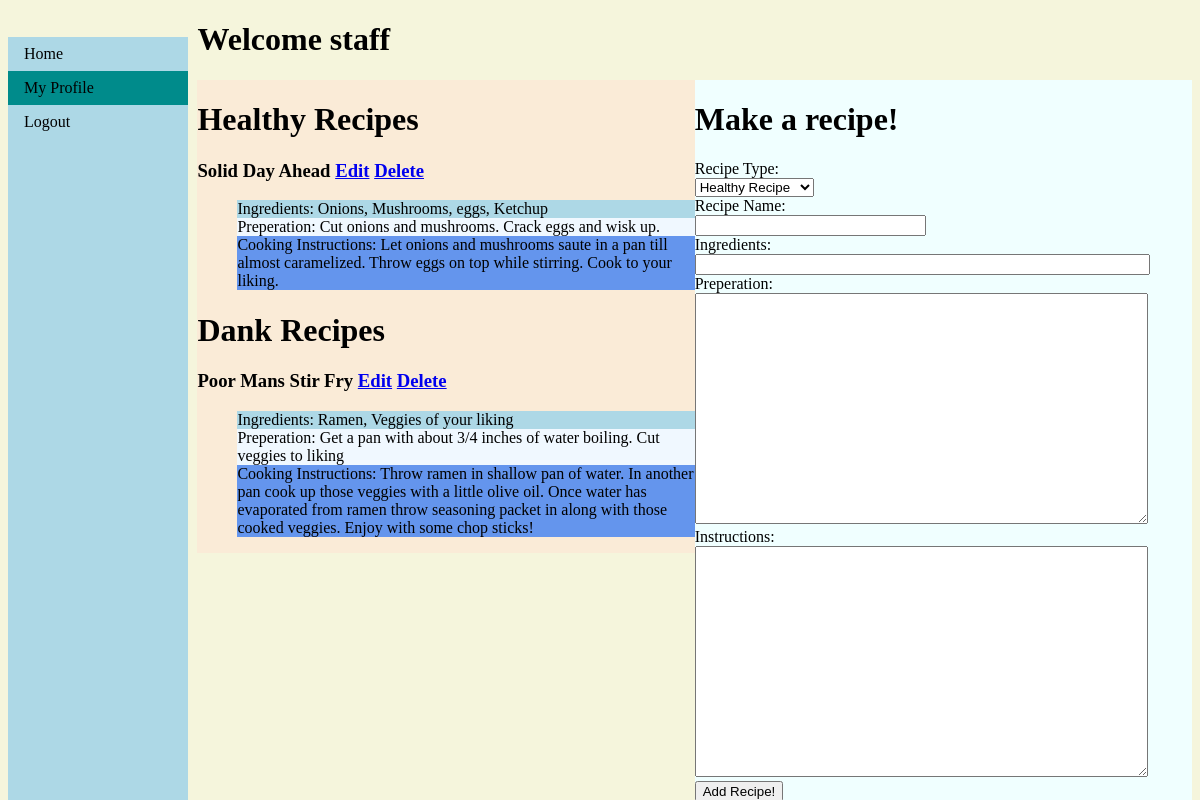
The app's page /profile (signed in) with its own data.
### app.py (models this page shows)
class User(UserMixin, db.Model):
    id       = db.Column(db.Integer, primary_key=True)
    username = db.Column(db.String(20), unique=True, nullable=False)
    password = db.Column(db.String(40), nullable=False)
    name     = db.Column(db.String(40), nullable=False)
    hlthyrec = db.relationship('HlthyRec', backref='user')
    dankrec  = db.relationship('DankRec', backref='user')

class HlthyRec(db.Model):
    id =            db.Column(db.Integer, primary_key=True)
    name        =   db.Column(db.String(100))
    ingredients =   db.Column(db.String(1000))
    preperation =   db.Column(db.String(10000))
    cooking     =   db.Column(db.String(10000))
    userId      =   db.Column(db.Integer, db.ForeignKey('user.id'))

class DankRec(db.Model):
    id          = db.Column(db.Integer, primary_key=True)
    name        = db.Column(db.String(100))
    ingredients = db.Column(db.String(1000))
    preperation = db.Column(db.String(10000))
    cooking     = db.Column(db.String(1000))
    userId      = db.Column(db.Integer, db.ForeignKey('user.id'))

### app.py (the view)
@app.route('/profile', methods=['POST', 'GET'])
@login_required
def usersdata():
    id = current_user.id
    hlthyRecs = HlthyRec.query.filter_by(userId=id)
    dankRecs = DankRec.query.filter_by(userId=id)
    username = current_user.username
    if request.method=='POST':
        if request.form['recType']=='Healthy Recipe':
            recTypeCreate(HlthyRec)
        if request.form['recType']=='That Dank Dank':
            recTypeCreate(DankRec)
    return render_template('profile.html', hlthyRecs=hlthyRecs, dankRecs=dankRecs,
                           username=username)

### app.py (called while the page is built)
@login_manager.user_loader
def load_user(uid):
    user = User.query.get(uid)
    return user

### templates/profile.html (shortened to what this page needs)
<!DOCTYPE html>
<html lang="en">
<head>
</head>
<body>
    {% extends "base.html" %}
    {% block content %}
    <div class="main">
        <h1>Welcome {{username}}</h1>
        <div id="left">
            <h1>Healthy Recipes</h1>
            {% if hlthyRecs %}
                {% for item in hlthyRecs %}
                    <h3>{{item.name}} <a href="/edithlthy/{{item.id}}">Edit</a> <a href="/hlthydelete/{{item.id}}">Delete</a> </h3>
                    <ul>
                        <li class="ingredients">Ingredients: {{item.ingredients}}</li>
                        <li class="preperation">Preperation: {{item.preperation}}</li>
                        <li class="cooking">Cooking Instructions: {{item.cooking}}</li>
                    </ul>
                {% endfor %}
            {% endif %}
            <h1>Dank Recipes</h1>
            {% if dankRecs %}
                {% for item in dankRecs %}
                    <h3>{{item.name}} <a href="/editdank/{{item.id}}">Edit</a> <a href="/dankdelete/{{item.id}}">Delete</a> </h3>
                    <ul>
                        <li class="ingredients">Ingredients: {{item.ingredients}}</li>
                        <li class="preperation">Preperation: {{item.preperation}}</li>
                        <li class="cooking">Cooking Instructions: {{item.cooking}}</li>
                    </ul>
                {% endfor %}
            {% endif %}
        </div>
        <div id="right">
            <h1>Make a recipe!</h1>
            <form action="/profile" method="POST">
                <lable for="recType">Recipe Type:</lable><br>
                <select id="recType" name="recType">
                    <option name="hlthyRec">Healthy Recipe</option>
                </select><br>
                <label for="recname">Recipe Name:</label><br>
                <input style="width: 45%;" type="text" id="recname" name="recname"><br>
                <label for="ingredients">Ingredients:</label><br>
                <input class="recentry" type="text" id="ingredients" name="ingredients"><br>
                <label for="preperation">Preperation:</label><br>
                <textarea class="recentry" name="preperation" id="preperation" rows="15"></textarea><br>
                <label for="instructions">Instructions:</label><br>
                <textarea class="recentry" name="cooking" id="instructions" rows="15" cols="75"></textarea><br>
                <input type="submit" value="Add Recipe!">
            </form>
        </div>
    </div>
    {% endblock %}

### static/styles/main.css (style rules this page uses)
body { background-color: beige; }
ul { list-style: none; }
div.main { position: inherit; width: 84%; margin-left: 16%; }
#left { width: 50%; word-break: keep-all; float: left; background-color: antiquewhite; }
#right { float: left; width: 50%; background-color: azure; height: 100%; word-break: keep-all; }
li.ingredients { background-color: lightblue; }
li.preperation { background-color: aliceblue; }
li.cooking { background-color: cornflowerblue; }
.recentry { width: 90%; }

### records on screen
User: username "staff"
HlthyRec: name "Solid Day Ahead", ingredients "Onions, Mushrooms, eggs, Ketchup", preperation "Cut onions and mushrooms. Crack eggs and wisk up.", cooking "Let onions and mushrooms saute in a pan till almost caramelized. Throw eggs on top while stirring. Cook to your liking."
DankRec: name "Poor Mans Stir Fry", ingredients "Ramen, Veggies of your liking", preperation "Get a pan with about 3/4 inches of water boiling. Cut veggies to liking", cooking "Throw ramen in shallow pan of water. In another pan cook up those veggies with a little olive oil. Once water has evaporated from ramen throw seasoning packet in along with those cooked veggies. Enjoy with some chop sticks!"
